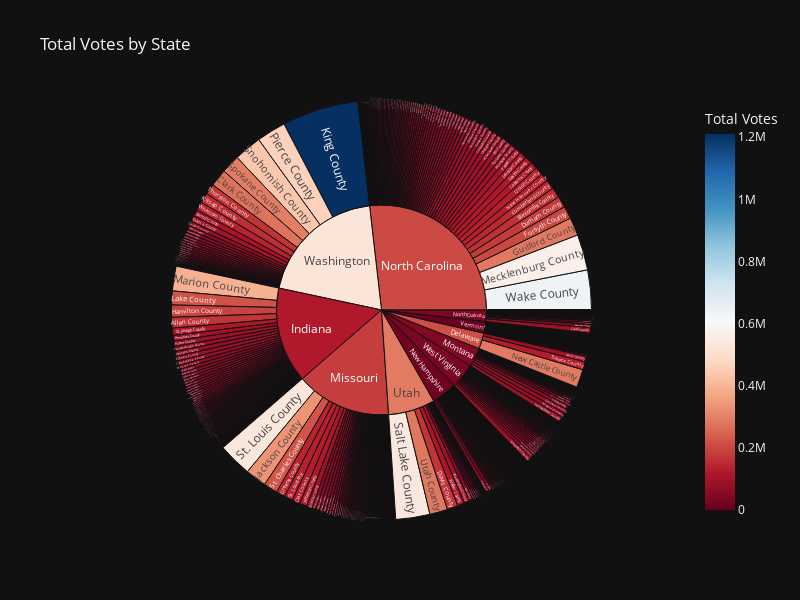

Source (notebook cell):
### Code cell
fig = px.sunburst(df,
                  path = ['state', 'county'],
                  values = 'total_votes',
                  title = 'Total Votes by State',
                labels = {'state': 'State', 'total_votes':'Total Votes'},
                color = 'total_votes',
                color_continuous_scale = px.colors.sequential.RdBu,
                height = 600, width = 800, template = 'plotly_dark')
fig.show()

### Figure 1 — Plotly figure (JSON) as saved in the notebook; plotly's stock layout.template omitted (floating-point values rounded to 4 significant figures; data arrays with more than 128 entries replaced by an {"elided": "..."} marker saying what was removed)
{"data": [{"branchvalues": "total", "customdata": {"elided": "1036x1 float values"}, "domain": {"x": [0, 1], "y": [0, 1]}, "hovertemplate": "labels=%{label}<br>total_votes_sum=%{value}<br>parent=%{parent}<br>id=%{id}<br>Total Votes=%{color}<extra></extra>", "ids": {"elided": "1036 str values"}, "labels": {"elided": "1036 str values"}, "marker": {"coloraxis": "coloraxis", "colors": {"elided": "1036 float values"}}, "name": "", "parents": {"elided": "1036 str values"}, "type": "sunburst", "values": {"elided": "1036 float values"}}], "layout": {"coloraxis": {"colorbar": {"title": {"text": "Total Votes"}}, "colorscale": [[0, "rgb(103,0,31)"], [0.1, "rgb(178,24,43)"], [0.2, "rgb(214,96,77)"], [0.3, "rgb(244,165,130)"], [0.4, "rgb(253,219,199)"], [0.5, "rgb(247,247,247)"], [0.6, "rgb(209,229,240)"], [0.7, "rgb(146,197,222)"], [0.8, "rgb(67,147,195)"], [0.9, "rgb(33,102,172)"], [1, "rgb(5,48,97)"]]}, "height": 600, "legend": {"tracegroupgap": 0}, "title": {"text": "Total Votes by State"}, "width": 800}}
